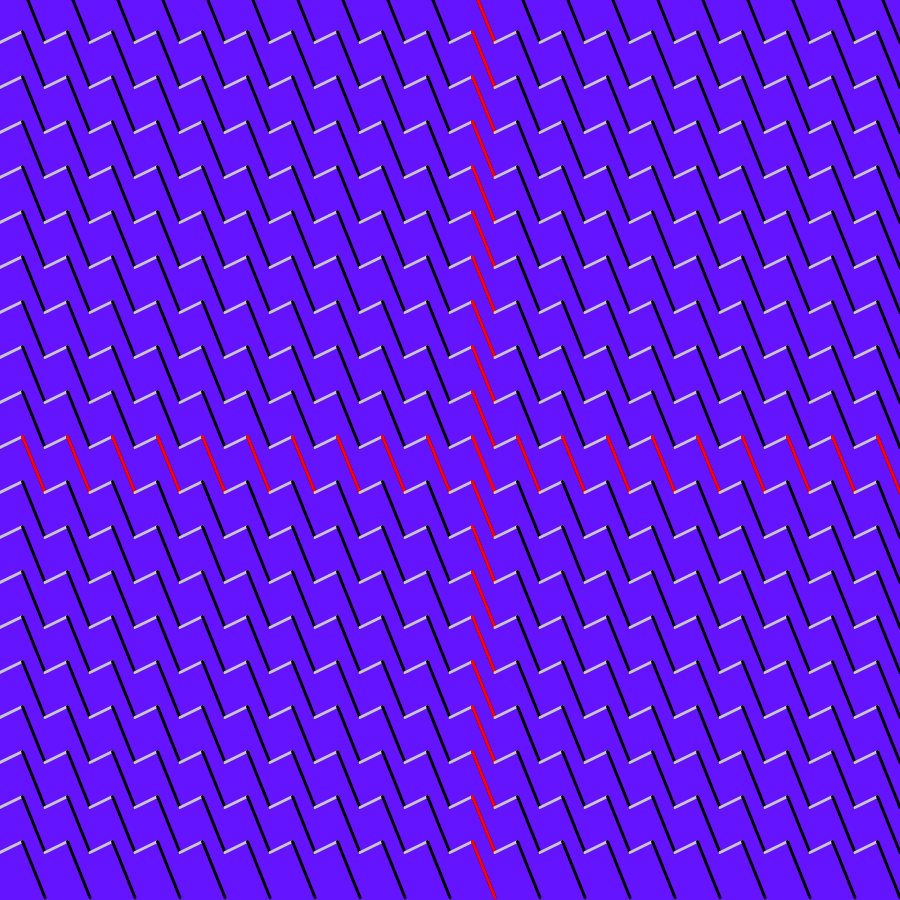
Frame 1 (no input)
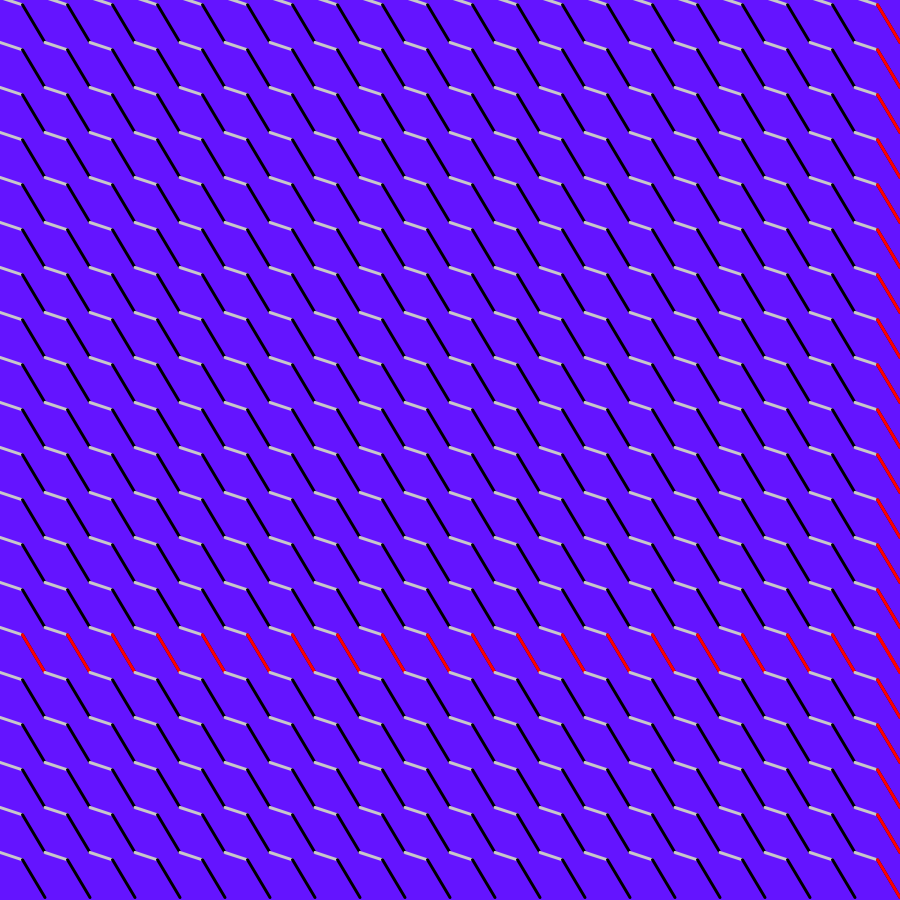
Frame 60 (no input)
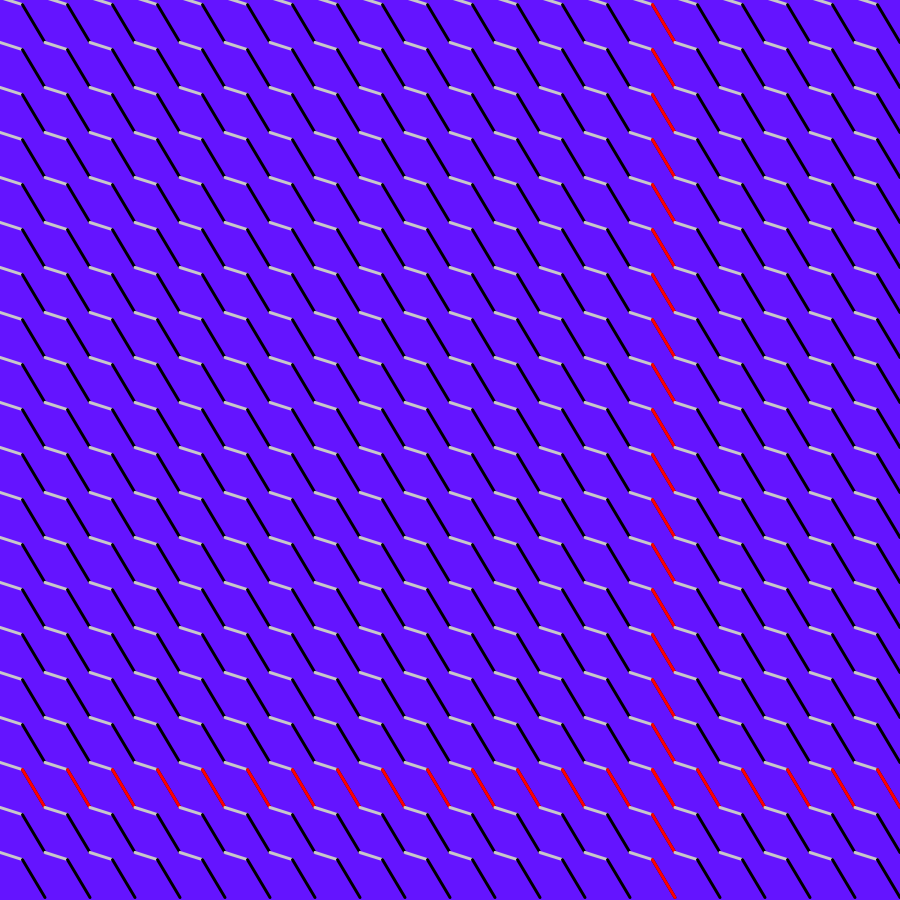
Frame 120 (the mouse pressed at the canvas centre since frame 60)

The p5.js sketch that drew these frames (run headless with seeded random() and noise() and a simulated clock; from frame 60 on, the mouse is pressed at the canvas centre):

// p5.js sketch
// ── sketch.js
var xoff = 0;

function setup() {
  createCanvas(900, 900);
}

function draw() {
  background(100,20,255);


  var wave = sin(radians(frameCount*0.4));
  var zave = sin(radians(frameCount*1.3));
  var wave2 = map(wave,-1,1,0,20);
  var wave3 = map(zave,-1,1,0,20);
  //AMOUNT OF LINES
  //var lines = map(constrain(mouseX,0,900),0,width,0,50);
  var lines = 20;
  //DISTANCE BETWEEN THE LINES CALCULATED BY DIVIDNIG THE WIDTH OF THE CANVAS
  //BY THE AMOUNT OF LINES
  var linesW = width / lines;
  var linesH = height / lines;

  //linesW divided by 2 = half of linesD
  var d = linesW / 2;

  var n = map(noise(xoff), 0, 1, 0, 50);
  xoff += 0.05;
 


 strokeWeight(2);
 


translate(0,20)
  for (x = 0; x < lines; x++) {
    for (y = 0; y < lines; y++) {
      
      

      if (x % 1 == 0) {
        stroke(200);
        strokeWeight(3);
        
        line(linesW*x+d, linesH*y+-n, linesW*x,linesH*y-d);
    
      } 

      if (x % 1 == 0) {
        strokeWeight(3);
        stroke(0);
        line(linesW*x+d,linesH*y+-n,linesW*x+linesW,linesH*y+d);
      } 

      if (y % 20 == Math.floor(wave2)) {
        stroke(255,0,0);
        line(linesW*x+d,linesH*y+-n,linesW*x+linesW,linesH*y+d);
      } 

      if (x % 20 == Math.floor(wave3)) {
        stroke(255,0,0);
        
        line(linesW*x+d,linesH*y+-n,linesW*x+linesW,linesH*y+d);
      } 

      // stroke(255,0,0);
      // strokeWeight(0.5);
      // line(linesW*x+d+d,linesH*y+n,linesW*x+linesW+d+-n,linesH*y+d);
      

      //   if (x > 2) {
      //   strokeWeight(2);
      //   stroke(255);
      // } 

      rotate(0);
        // LINE SHAPE = / 
  

        //LINE SHAPE = \ 
 

        
    }
  }  
 


  
}
